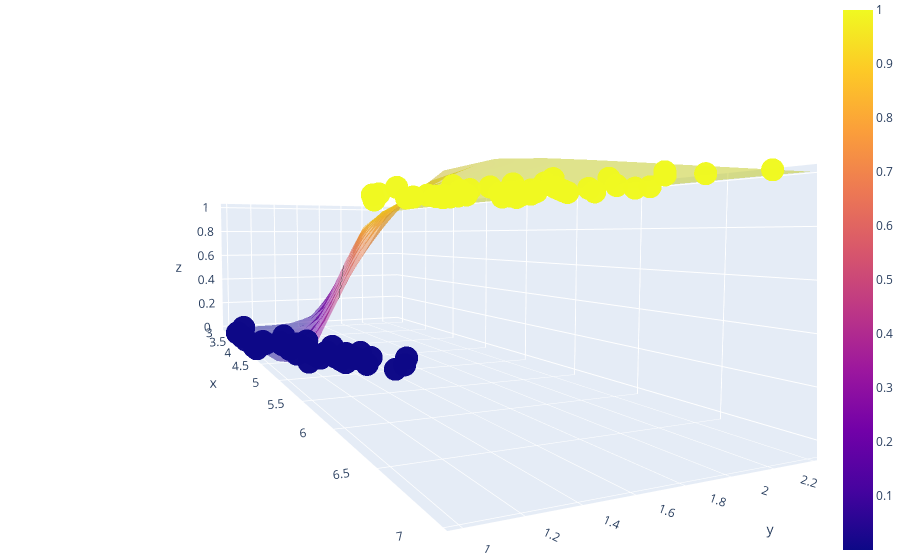

The code cell stored with this chart in its notebook:
### Code cell
fig = go.Figure(data=[
    go.Surface(
        contours={
            "z": {"show": True, "start": 0.5, "end": 0.5001, "size": 0.05}
        },
        x=x,
        y=y,
        z=predicted,
        opacity=0.5
    ),
    go.Scatter3d(
        x=df["petal_length"],
        y=df['petal_width'],
        z=df['class_idx'],
        mode='markers',
        marker=dict(
            color=df['class_idx'],
            opacity=0.99,
        )
    )
])

fig.update_layout(margin=dict(l=0, r=0, b=0, t=0),
                  scene={
                      "camera_eye": {"x": 7, "y": -3., "z": 0.5},
                      "aspectratio": {"x": 8, "y": 3, "z": 2}
}
)
fig.show()

### Figure 1 — Plotly figure (JSON) as saved in the notebook; plotly's stock layout.template omitted (floating-point values rounded to 4 significant figures)
{"data": [{"contours": {"z": {"end": 0.5001, "show": true, "size": 0.05, "start": 0.5}}, "opacity": 0.5, "type": "surface", "x": [3, 3.433, 3.867, 4.3, 4.733, 5.167, 5.6, 6.033, 6.467, 6.9], "y": [1, 1.167, 1.333, 1.5, 1.667, 1.833, 2, 2.167, 2.333, 2.5], "z": [[0.000152, 0.0005571, 0.002039, 0.007436, 0.02673, 0.09148, 0.2696, 0.5751, 0.8323, 0.9479], [0.0006756, 0.002473, 0.009005, 0.03224, 0.1088, 0.3093, 0.6214, 0.8575, 0.9566, 0.9878], [0.002997, 0.0109, 0.03884, 0.129, 0.3519, 0.6657, 0.8795, 0.964, 0.9899, 0.9972], [0.01319, 0.04672, 0.1523, 0.3971, 0.7072, 0.8985, 0.9701, 0.9917, 0.9977, 0.9994], [0.05611, 0.1789, 0.4441, 0.7455, 0.9148, 0.9752, 0.9931, 0.9981, 0.9995, 0.9999], [0.2091, 0.4921, 0.7803, 0.9287, 0.9795, 0.9943, 0.9984, 0.9996, 0.9999, 1.0], [0.5403, 0.8116, 0.9405, 0.983, 0.9953, 0.9987, 0.9996, 0.9999, 1.0, 1.0], [0.8394, 0.9504, 0.986, 0.9961, 0.9989, 0.9997, 0.9999, 1.0, 1.0, 1.0], [0.9587, 0.9884, 0.9968, 0.9991, 0.9998, 0.9999, 1.0, 1.0, 1.0, 1.0], [0.9904, 0.9974, 0.9993, 0.9998, 0.9999, 1.0, 1.0, 1.0, 1.0, 1.0]]}, {"marker": {"color": [0, 0, 0, 0, 0, 0, 0, 0, 0, 0, 0, 0, 0, 0, 0, 0, 0, 0, 0, 0, 0, 0, 0, 0, 0, 0, 0, 0, 0, 0, 0, 0, 0, 0, 0, 0, 0, 0, 0, 0, 0, 0, 0, 0, 0, 0, 0, 0, 0, 0, 1, 1, 1, 1, 1, 1, 1, 1, 1, 1, 1, 1, 1, 1, 1, 1, 1, 1, 1, 1, 1, 1, 1, 1, 1, 1, 1, 1, 1, 1, 1, 1, 1, 1, 1, 1, 1, 1, 1, 1, 1, 1, 1, 1, 1, 1, 1, 1, 1, 1], "opacity": 0.99}, "mode": "markers", "type": "scatter3d", "x": [4.7, 4.5, 4.9, 4, 4.6, 4.5, 4.7, 3.3, 4.6, 3.9, 3.5, 4.2, 4, 4.7, 3.6, 4.4, 4.5, 4.1, 4.5, 3.9, 4.8, 4, 4.9, 4.7, 4.3, 4.4, 4.8, 5, 4.5, 3.5, 3.8, 3.7, 3.9, 5.1, 4.5, 4.5, 4.7, 4.4, 4.1, 4, 4.4, 4.6, 4, 3.3, 4.2, 4.2, 4.2, 4.3, 3, 4.1, 6, 5.1, 5.9, 5.6, 5.8, 6.6, 4.5, 6.3, 5.8, 6.1, 5.1, 5.3, 5.5, 5, 5.1, 5.3, 5.5, 6.7, 6.9, 5, 5.7, 4.9, 6.7, 4.9, 5.7, 6, 4.8, 4.9, 5.6, 5.8, 6.1, 6.4, 5.6, 5.1, 5.6, 6.1, 5.6, 5.5, 4.8, 5.4, 5.6, 5.1, 5.1, 5.9, 5.7, 5.2, 5, 5.2, 5.4, 5.1], "y": [1.4, 1.5, 1.5, 1.3, 1.5, 1.3, 1.6, 1, 1.3, 1.4, 1, 1.5, 1, 1.4, 1.3, 1.4, 1.5, 1, 1.5, 1.1, 1.8, 1.3, 1.5, 1.2, 1.3, 1.4, 1.4, 1.7, 1.5, 1, 1.1, 1, 1.2, 1.6, 1.5, 1.6, 1.5, 1.3, 1.3, 1.3, 1.2, 1.4, 1.2, 1, 1.3, 1.2, 1.3, 1.3, 1.1, 1.3, 2.5, 1.9, 2.1, 1.8, 2.2, 2.1, 1.7, 1.8, 1.8, 2.5, 2, 1.9, 2.1, 2, 2.4, 2.3, 1.8, 2.2, 2.3, 1.5, 2.3, 2, 2, 1.8, 2.1, 1.8, 1.8, 1.8, 2.1, 1.6, 1.9, 2, 2.2, 1.5, 1.4, 2.3, 2.4, 1.8, 1.8, 2.1, 2.4, 2.3, 1.9, 2.3, 2.5, 2.3, 1.9, 2, 2.3, 1.8], "z": [0, 0, 0, 0, 0, 0, 0, 0, 0, 0, 0, 0, 0, 0, 0, 0, 0, 0, 0, 0, 0, 0, 0, 0, 0, 0, 0, 0, 0, 0, 0, 0, 0, 0, 0, 0, 0, 0, 0, 0, 0, 0, 0, 0, 0, 0, 0, 0, 0, 0, 1, 1, 1, 1, 1, 1, 1, 1, 1, 1, 1, 1, 1, 1, 1, 1, 1, 1, 1, 1, 1, 1, 1, 1, 1, 1, 1, 1, 1, 1, 1, 1, 1, 1, 1, 1, 1, 1, 1, 1, 1, 1, 1, 1, 1, 1, 1, 1, 1, 1]}], "layout": {"margin": {"b": 0, "l": 0, "r": 0, "t": 0}, "scene": {"aspectratio": {"x": 8, "y": 3, "z": 2}, "camera": {"eye": {"x": 7, "y": -3, "z": 0.5}}}}}
